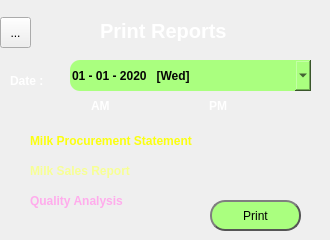
   <widget class="QWidget" name="page_print_reports">
    <widget class="QLabel" name="label_15">
     <property name="geometry">
      <rect>
       <x>100</x>
       <y>20</y>
       <width>131</width>
       <height>21</height>
      </rect>
     </property>
     <property name="styleSheet">
      <string notr="true">
font: 15pt;
font-weight:bold;
color: rgb(255, 255, 255);
background-color:transparent;</string>
     </property>
     <property name="text">
      <string>Print Reports</string>
     </property>
    </widget>
    <widget class="QRadioButton" name="radioButton_milk_pro_stmnt">
     <property name="geometry">
      <rect>
       <x>10</x>
       <y>130</y>
       <width>301</width>
       <height>21</height>
      </rect>
     </property>
     <property name="styleSheet">
      <string notr="true">background-color:transparent;
font: 13pt &quot;Sans Serif&quot;;
font-weight:bold;
color: rgb(251, 255, 15);</string>
     </property>
     <property name="text">
      <string>Milk Procurement Statement</string>
     </property>
    </widget>
    <widget class="QRadioButton" name="radioButton_milk_sales_rpt">
     <property name="geometry">
      <rect>
       <x>10</x>
       <y>160</y>
       <width>201</width>
       <height>21</height>
      </rect>
     </property>
     <property name="styleSheet">
      <string notr="true">background-color:transparent;
font: 13pt &quot;Sans Serif&quot;;
font-weight:bold;
color: rgb(247, 255, 148);
</string>
     </property>
     <property name="text">
      <string>Milk Sales Report</string>
     </property>
    </widget>
    <widget class="QRadioButton" name="radioButton_quality_analysis">
     <property name="geometry">
      <rect>
       <x>10</x>
       <y>190</y>
       <width>181</width>
       <height>21</height>
      </rect>
     </property>
     <property name="styleSheet">
      <string notr="true">background-color:transparent;
font: 13pt &quot;Sans Serif&quot;;
font-weight:bold;
color: rgb(255, 172, 236);</string>
     </property>
     <property name="text">
      <string>Quality Analysis</string>
     </property>
    </widget>
    <widget class="QPushButton" name="pushButton_print">
     <property name="geometry">
      <rect>
       <x>210</x>
       <y>200</y>
       <width>91</width>
       <height>31</height>
      </rect>
     </property>
     <property name="styleSheet">
      <string notr="true">QPushButton {
	
	background-color: rgb(170, 255, 127);
	color: black;
    color: black;
	font: 75 12pt &quot;Century Schoolbook L&quot;;
    border: 2px solid #555;
    border-radius: 15px;
    border-style: outset;
    padding: 5px;
    }

QPushButton:hover {
    background: qradialgradient(
        cx: 0.3, cy: -0.4, fx: 0.3, fy: -0.4,
        radius: 1.35, stop: 0 #fff, stop: 1 #ffaa7f
        );
    }

QPushButton:pressed {
    border-style: inset;
    background: qradialgradient(
        cx: 0.4, cy: -0.1, fx: 0.4, fy: -0.1,
        radius: 1.35, stop: 0 #fff, stop: 1 #ddd
        );
	

    }
</string>
     </property>
     <property name="text">
      <string>Print</string>
     </property>
    </widget>
    <widget class="QLabel" name="label_16">
     <property name="geometry">
      <rect>
       <x>10</x>
       <y>70</y>
       <width>61</width>
       <height>21</height>
      </rect>
     </property>
     <property name="styleSheet">
      <string notr="true">background-color:transparent;
font: 12pt &quot;Sans Serif&quot;;
font-weight:bold;
color: rgb(255, 255, 255);</string>
     </property>
     <property name="text">
      <string>Date :</string>
     </property>
    </widget>
    <widget class="QDateEdit" name="dateEdit_report">
     <property name="geometry">
      <rect>
       <x>70</x>
       <y>60</y>
       <width>241</width>
       <height>31</height>
      </rect>
     </property>
     <property name="cursor">
      <cursorShape>PointingHandCursor</cursorShape>
     </property>
     <property name="autoFillBackground">
      <bool>false</bool>
     </property>
     <property name="styleSheet">
      <string notr="true">font: 12pt &quot;Sans Serif&quot;;
font-weight: bold;
color: rgb(6, 6, 6);
background-color: rgb(170, 255, 127);
border-radius:10px;</string>
     </property>
     <property name="wrapping">
      <bool>true</bool>
     </property>
     <property name="frame">
      <bool>true</bool>
     </property>
     <property name="readOnly">
      <bool>false</bool>
     </property>
     <property name="buttonSymbols">
      <enum>QAbstractSpinBox::UpDownArrows</enum>
     </property>
     <property name="accelerated">
      <bool>false</bool>
     </property>
     <property name="maximumDate">
      <date>
       <year>7999</year>
       <month>12</month>
       <day>31</day>
      </date>
     </property>
     <property name="displayFormat">
      <string>dd - MM - yyyy   [ddd]</string>
     </property>
     <property name="calendarPopup">
      <bool>true</bool>
     </property>
     <property name="currentSectionIndex">
      <number>0</number>
     </property>
     <property name="date">
      <date>
       <year>2020</year>
       <month>1</month>
       <day>1</day>
      </date>
     </property>
    </widget>
    <widget class="QRadioButton" name="radioButton_AM">
     <property name="geometry">
      <rect>
       <x>71</x>
       <y>93</y>
       <width>50</width>
       <height>25</height>
      </rect>
     </property>
     <property name="styleSheet">
      <string notr="true">background-color:transparent;
font: 12pt &quot;Sans Serif&quot;;
font-weight:bold;
color: rgb(255, 255, 255);</string>
     </property>
     <property name="text">
      <string>AM</string>
     </property>
    </widget>
    <widget class="QRadioButton" name="radioButton_PM">
     <property name="geometry">
      <rect>
       <x>189</x>
       <y>93</y>
       <width>49</width>
       <height>25</height>
      </rect>
     </property>
     <property name="styleSheet">
      <string notr="true">background-color:transparent;
font: 12pt &quot;Sans Serif&quot;;
font-weight:bold;
color: rgb(255, 255, 255);</string>
     </property>
     <property name="text">
      <string>PM</string>
     </property>
    </widget>
    <widget class="QToolButton" name="toolButton_report_back">
     <property name="geometry">
      <rect>
       <x>0</x>
       <y>17</y>
       <width>31</width>
       <height>31</height>
      </rect>
     </property>
     <property name="styleSheet">
      <string notr="true">background-color:transparent;


QToolButton {
	color: black;
    color: black;
    border: 2px solid #555;
background-color:#aaff7f;
    border-radius: 5px;
    border-style: outset;
    padding: 5px;
    }

QToolButton:hover {

    background: qradialgradient(
        cx: 0.3, cy: -0.4, fx: 0.3, fy: -0.4,
        radius: 1.35, stop: 0 #fff, stop: 1 #ffcd34

        );

    }

QToolButton:pressed {
    border-style: inset;
    background: qradialgradient(
        cx: 0.4, cy: -0.1, fx: 0.4, fy: -0.1,
        radius: 1.35, stop: 0 #fff, stop: 1 #bbb
        );
	

    }
</string>
     </property>
     <property name="text">
      <string>...</string>
     </property>
     <property name="icon">
      <iconset resource="thumbnails.qrc">
       <normaloff>:/img/img/triangle-symbol-arrow-back-2-2edd4b0343e357a49da0a0e5e22fe97a.png</normaloff>:/img/img/triangle-symbol-arrow-back-2-2edd4b0343e357a49da0a0e5e22fe97a.png</iconset>
     </property>
     <property name="iconSize">
      <size>
       <width>80</width>
       <height>80</height>
      </size>
     </property>
     <property name="toolButtonStyle">
      <enum>Qt::ToolButtonIconOnly</enum>
     </property>
    </widget>
    <widget class="QLabel" name="label_26">
     <property name="geometry">
      <rect>
       <x>0</x>
       <y>0</y>
       <width>321</width>
       <height>16</height>
      </rect>
     </property>
     <property name="styleSheet">
      <string notr="true">background-image: url(:/img/img/dairypos320.jpg);</string>
     </property>
     <property name="text">
      <string/>
     </property>
    </widget>
   </widget>
